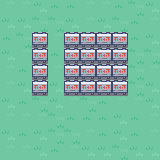

This game map was drawn from its Tiled (.tmx) file and the tilesets committed beside it. A one-line description and the trimmed map source follow:
An orthogonal 10x10 tile map with 16x16 px tiles, 2 tile layers (Terrain, Collide).

<map version="1.0" orientation="orthogonal" renderorder="left-down" width="10" height="10" tilewidth="16" tileheight="16" nextobjectid="1">
 <tileset firstgid="1" name="tileset_johto" tilewidth="16" tileheight="16">
  <image source="tileset.png" trans="ffffff" width="128" height="7504" />
 </tileset>
 <layer name="Terrain" width="10" height="10">
  <data>[100 cells, 100 non-empty, 4 distinct tile ids]</data>
 </layer>
 <layer name="Collide" width="10" height="10">
  <data>[100 cells, 20 non-empty, 1 distinct tile ids]</data>
 </layer>
</map>
